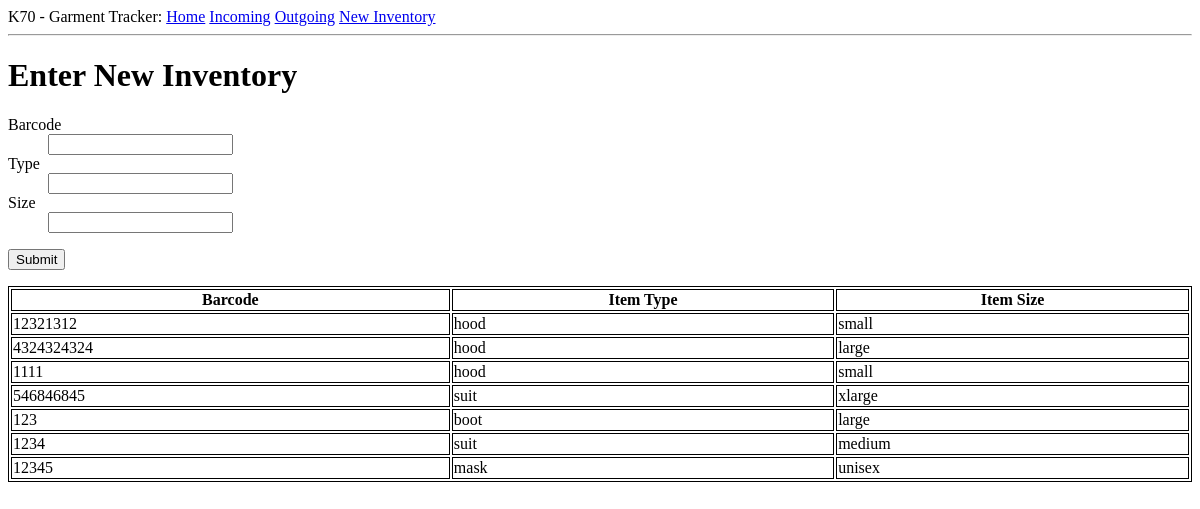
Before: /New_inventory with the older database file.
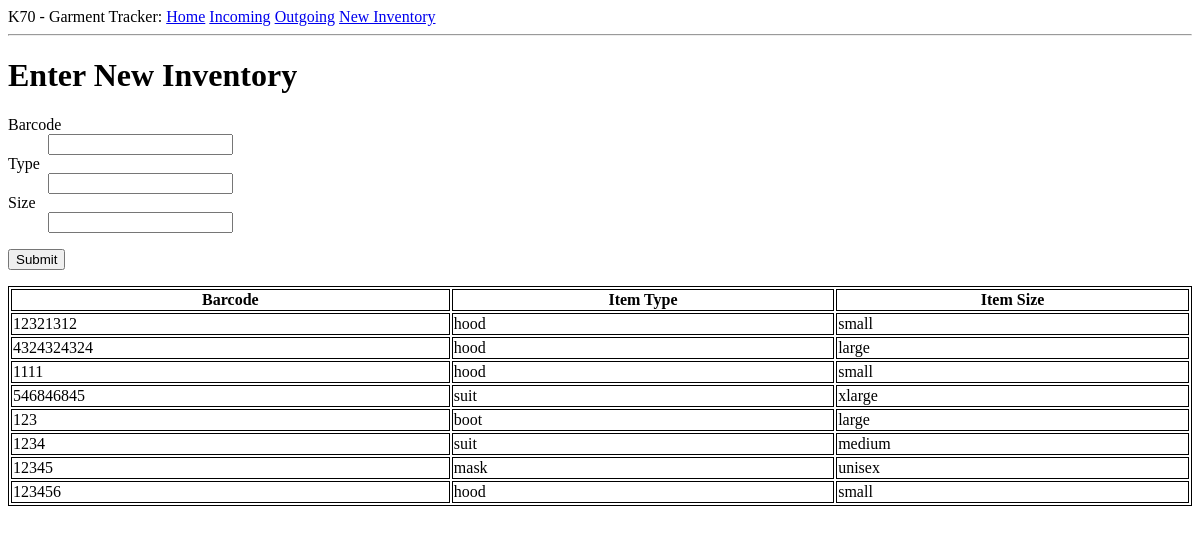
After: the same page with the newer database file.
### app/models.py (models this page shows, shortened)
class Laundry(db.Model):
    id = db.Column(db.Integer, primary_key=True)
    barcode = db.Column(db.String(20), index = True)
    item_type = db.Column(db.String(10), index = True)
    item_size = db.Column(db.String(10), index = True)
    item_note = db.Column(db.String(20), index = True)
    status = db.Column(db.Boolean(), index=True)
    time_stamps = db.relationship('Timestamp', backref="item", lazy= 'dynamic')

### app/routes.py (the view)
@app.route('/New_inventory', methods = ['GET', 'POST'])
def New_inventory():
    form = item_template()
    if form.validate_on_submit():
        new_item = Laundry(barcode = form.barcode.data, item_type=form.type.data,item_size=form.size.data, status=True)
        db.session.add(new_item)
        db.session.commit()
        flash('Item has entered the database!')
        return redirect(url_for('New_inventory'))
    items = Laundry.query.all()
    return render_template('New_inventory.html', title='New_inventory', form=form, items=items)

### app/forms.py
class item_template(FlaskForm):
    barcode = StringField('Barcode', validators=[DataRequired()])
    type = StringField('Type', validators=[DataRequired()])
    size = StringField('Size', validators=[DataRequired()])
    status = BooleanField('Status')
    submit = SubmitField('Enter Item')

### app/templates/New_inventory.html (shortened to what this page needs)
{% extends "base.html" %}
{% block content %}
<h1>Enter New Inventory</h1>
<form action="" method="post">
    {% from "_formhelpers.html" import render_field %}
    <dl>
        {{ render_field(form.barcode) }}
        {{ render_field(form.type) }}
        {{ render_field(form.size) }}
    </dl>
    <p><input type="submit" value=Submit></p>
</form>
<table style="width:100%">
    <tr valign="top">
        <th>Barcode</th>
        <th>Item Type</th>
        <th>Item Size</th>
    </tr>
    {% for item in items %}
    <tr>
        <td>{{ item.barcode }}</td><td>{{ item.item_type }}</td><td>{{ item.item_size }}</td>
    </tr>
    {% endfor %}
</table>
{% endblock %}

### app/templates/base.html (shortened to what this page needs)
<html>
    <head>
    </head>
    <body>
        <div>
            K70 - Garment Tracker:
            <a href="{{ url_for('Home') }}">Home</a>
            <a href="{{ url_for('Incoming') }}">Incoming</a>
            <a href="{{ url_for('Outgoing') }}">Outgoing</a>
            <a href="{{ url_for('New_inventory') }}">New Inventory</a>
          </div>
        <hr>
        {% block content %}{% endblock %}
    </body>
</html>

### app/templates/_formhelpers.html (shortened to what this page needs)
{% macro render_field(field) %}
    <dt>{{ field.label }}
    </dt><dd>{{ field(**kwargs)|safe }}
    </dd>
{% endmacro %}

### app/templates/New_inventory.html (style rules this page uses)
table, th, td { border: 1px solid black; }

Changed rows visible on the page:
added Laundry: barcode "123456", item_type "hood", item_size "small"
